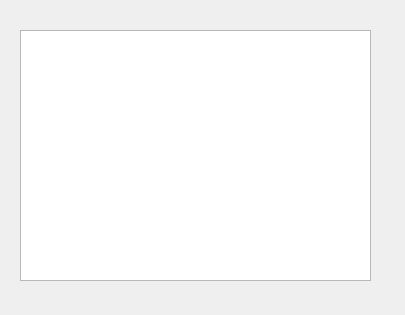
<?xml version="1.0" encoding="UTF-8"?>
<ui version="4.0">
 <class>Statistik</class>
 <widget class="QDialog" name="Statistik">
  <property name="geometry">
   <rect>
    <x>0</x>
    <y>0</y>
    <width>405</width>
    <height>315</height>
   </rect>
  </property>
  <property name="windowTitle">
   <string>Dialog</string>
  </property>
  <widget class="QTableWidget" name="tableWidget">
   <property name="geometry">
    <rect>
     <x>20</x>
     <y>30</y>
     <width>351</width>
     <height>251</height>
    </rect>
   </property>
  </widget>
 </widget>
 <resources/>
 <connections/>
</ui>
